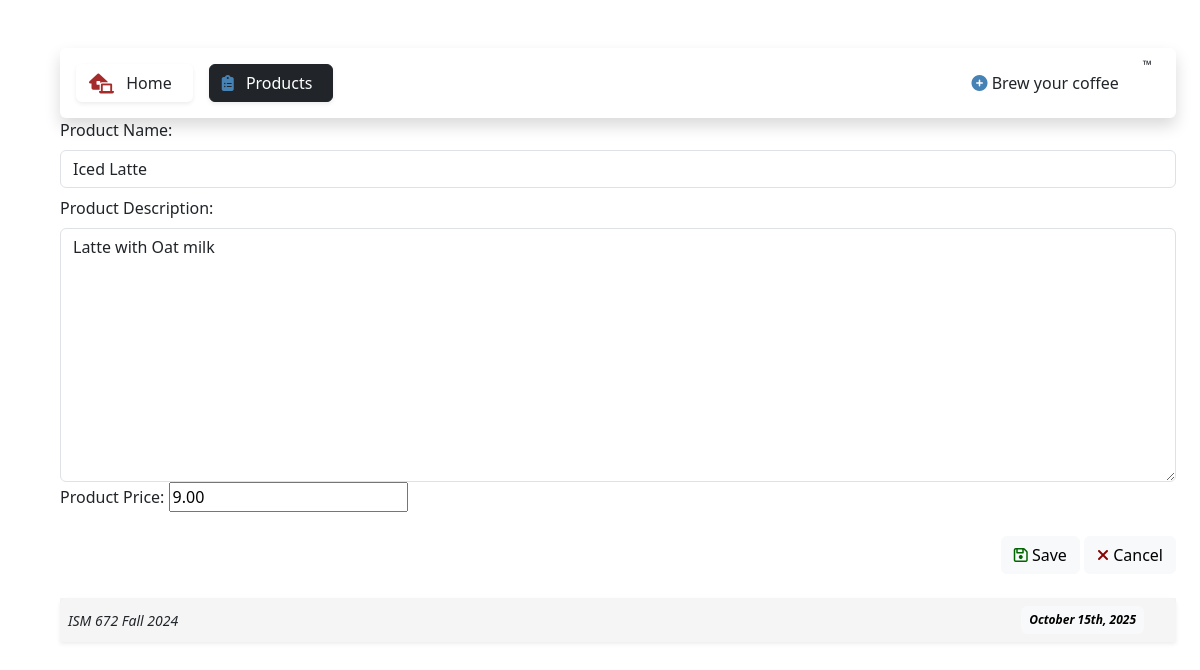
Screenshot of /traders/7/update with the database file from the repository.
### traders/models.py (models this page shows)
class Product (models.Model):
    name = models.CharField(max_length=100)
    description = models.CharField(
        max_length=1000,
        default=''
    )
    price = models.DecimalField(
        max_digits=6,
        decimal_places=2,
        default=0.0
    )

### traders/views.py (the view)
class TradersUpdateView(UpdateView):
  model = Product
  form_class = ProductForm
  success_url = '/traders'

### traders/forms.py (shortened to what this page needs)
class ProductForm(forms.ModelForm):
    class Meta:
        model = Product
        fields = ('name', 'description', 'price')
        widgets = {
			'name': forms.TextInput(attrs={
				'class': "form-control my-2"
			}),
   			'description': forms.Textarea(attrs={
				'class': "form-control mt-2"
			}),
            'price': forms.TextInput(attrs={
				'type': "number"
			})
		}
        labels = {
			'name': 'Product Name',
   			'description': 'Product Description',
            'price': 'Product Price'
		}

### traders/templates/traders/product_form.html (shortened to what this page needs)
{% extends "base.html" %}
{% block content %}
<form method="POST">
	{{form}}
	<div class="navbar">
	<div>
		<button type="submit" class="btn btn-light mt-3">
			<i class="fa-regular fa-floppy-disk" style="color:darkgreen;"></i>
			Save
		</button>
		<a class="btn btn-light mt-3" href = "{% url 'traders.index' %}">
			<i class="fa-solid fa-xmark" style="color: darkred;"></i>
			Cancel
		</a>
	</div>
</div>
</form>
{% endblock %}

### static/css/style.css (style rules this page uses)
body { font-family: 'Segoe UI', Tahoma, Geneva, Verdana, sans-serif; }

### rows the page displays
Product: name "Iced Latte", description "Latte with Oat milk", price "9.00"
